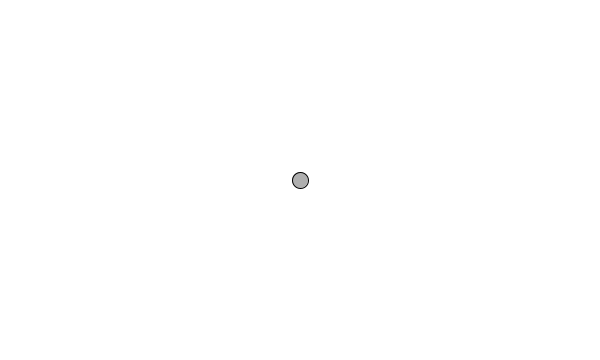
Frame 1 (no input)
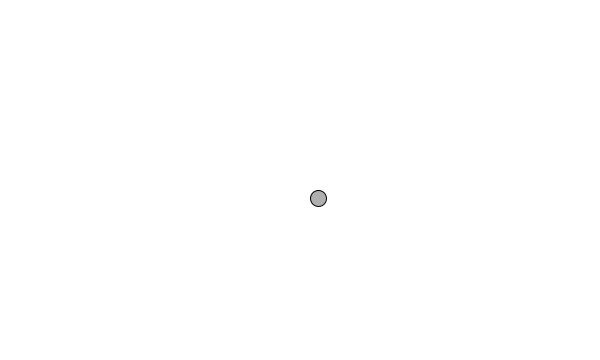
Frame 60 (the mouse pressed at the canvas centre just before this capture)
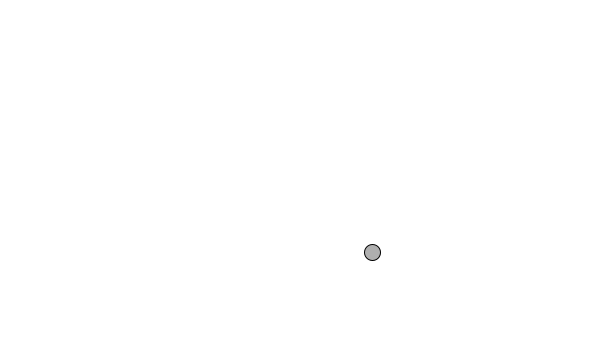
Frame 120 (the mouse held since frame 60 and released just before this capture)

The Processing sketch that drew these frames (run headless with seeded random() and noise(); from frame 60 on, the mouse is pressed at the canvas centre):

// Processing sketch: DealingMass
// ── DealingMass.pde
class Mover{
 
  PVector location;
  PVector velocity;
  PVector acceleration;
  float topspeed;
  float mass;
  
  
  Mover(){
   
    location = new PVector(width/2,height/2);
    velocity = new PVector(0,0);
    acceleration = new PVector(0,0);
    topspeed = 5;
    mass = 1.0;
  }
  
  void update(){
   velocity.add(acceleration);
   velocity.limit(topspeed);
   location.add(velocity); 

    acceleration.mult(0);
  }
  
  void display(){
   stroke(0);
   fill(175);
   ellipse(location.x,location.y,mass*16,mass*16);
  }
  
  void applyForce(PVector force){
    PVector f = PVector.div(force,mass);
    acceleration.add(f);
    
  }
  
  void checkEdges(){
   if (location.x > width){
     location.x = width;
     velocity.x *= -1;
   }
   else if(location.x < 0){
     location.x = 0;
     velocity.x *= -1;
   }
   
   if (location.y > height){
     location.y = height;
     velocity.y *= -1;
   }
   else if(location.y < 0){
     location.y = 0;
     velocity.y *= -1;
   }
  }
}




Mover mover;
PVector gravity;
PVector wind;

void setup(){
  size(600,360);
  mover = new Mover();
  gravity = new PVector(0,0.01);
  wind = new PVector(0.01,0);
}


void draw(){
 
  
  background(255);

  mover.applyForce(wind);
  mover.applyForce(gravity);
  mover.update();
  mover.checkEdges();
  mover.display();

}
